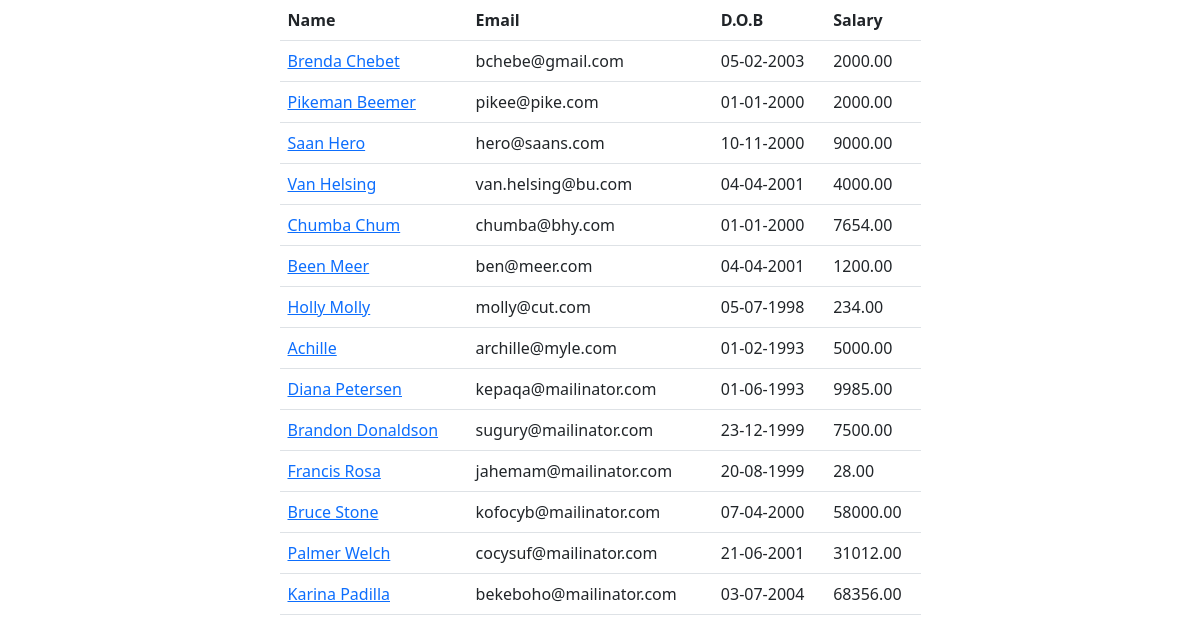
The page /employees on the database its author committed.
### main_app/models.py (models this page shows, shortened)
class Employee(models.Model):
    name = models.CharField(max_length=40)
    email = models.EmailField(unique=True)
    dob = models.DateField(null=True)
    salary = models.DecimalField(max_digits=7, decimal_places=2)
    disabled = models.BooleanField(default=False)
    profile = models.ImageField(upload_to="employees", null=True)
    created_at = models.DateTimeField(auto_now_add=True, null=True)  # added once during creation
    updated_at = models.DateTimeField(auto_now=True, null=True)  # updates every time update happens

### main_app/views.py (the view)
# urls.py: path('employees', views.all_employees, name="all"),
def all_employees(request):
    employees = Employee.objects.all()  # SELECT * From employees
    return render(request, 'all_employees.html', {"employees": employees})

### templates/all_employees.html (shortened to what this page needs)
<!doctype html>
<html lang="en">
<head>
	<link href="https://cdn.jsdelivr.net/npm/bootstrap@5.2.3/dist/css/bootstrap.min.css" rel="stylesheet">
</head>
<body>
	<div class="container">
		<div class="row justify-content-center">
			<div class="col-sm-7">
				<table class="table">
					<thead>
					<th>Name</th>
					<th>Email</th>
					<th>D.O.B</th>
					<th>Salary</th>
					</thead>
					<tbody>
						{% for employee in employees %}
							<tr>
								<td>
									<a href="/employees/{{ employee.id }}">{{ employee.name | title }}</a>
								</td>
								<td>{{ employee.email }}</td>
								<td>{{ employee.dob | date:"d-m-Y" }}</td>
								<td>{{ employee.salary }}</td>
							</tr>
						{% endfor %}
					</tbody>
				</table>
			</div>
		</div>
	</div>
</body>
</html>

### rows shown on the page
Employee: name "Brenda Chebet", email "bchebe@gmail.com", dob "05-02-2003", salary "2000.00"
Employee: name "Pikeman Beemer", email "pikee@pike.com", dob "01-01-2000", salary "2000.00"
Employee: name "Saan Hero", email "hero@saans.com", dob "10-11-2000", salary "9000.00"
Employee: name "Van Helsing", email "van.helsing@bu.com", dob "04-04-2001", salary "4000.00"
Employee: name "Chumba Chum", email "chumba@bhy.com", dob "01-01-2000", salary "7654.00"
Employee: name "Been Meer", email "ben@meer.com", dob "04-04-2001", salary "1200.00"
Employee: name "Holly Molly", email "molly@cut.com", dob "05-07-1998", salary "234.00"
Employee: name "Achille", email "archille@myle.com", dob "01-02-1993", salary "5000.00"
Employee: name "Diana Petersen", email "kepaqa@mailinator.com", dob "01-06-1993", salary "9985.00"
Employee: name "Brandon Donaldson", email "sugury@mailinator.com", dob "23-12-1999", salary "7500.00"
Employee: name "Francis Rosa", email "jahemam@mailinator.com", dob "20-08-1999", salary "28.00"
Employee: name "Bruce Stone", email "kofocyb@mailinator.com", dob "07-04-2000", salary "58000.00"
Employee: name "Palmer Welch", email "cocysuf@mailinator.com", dob "21-06-2001", salary "31012.00"
Employee: name "Karina Padilla", email "bekeboho@mailinator.com", dob "03-07-2004", salary "68356.00"
